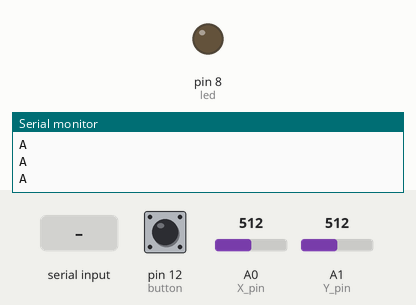
The sketch below on a simulated Arduino Uno, built with avr-gcc and run on an emulated ATmega328P. Parts: output pins drawn as LEDs (lit = HIGH), the last lines printed to the serial monitor. The inputs (shaded band) are chosen by the test bench; at power-on: A0 (X_pin) = 512, A1 (Y_pin) = 512, pin 12 (button) LOW.

Above: at 0.8 s.
0.9 s: "1\n" received over Serial
At 2.1 s:
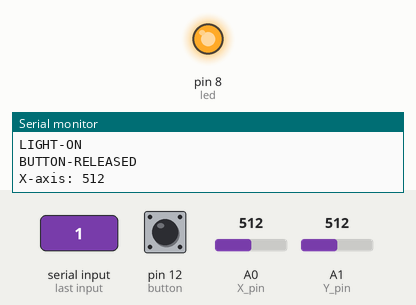
2.4 s: A0 (X_pin) set to 986
3.9 s: A0 (X_pin) set to 1012
6.9 s: A1 (Y_pin) set to 110
9.9 s: A1 (Y_pin) set to 93
Timing chart, 0 to 12.9 s (numbered marks = the images above; inputs shaded):
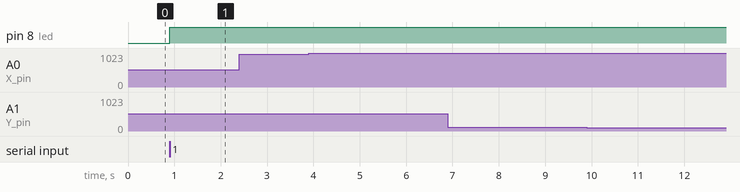

The sketch:

project4.ino
```cpp
const int SW_pin = 2;
const int X_pin = 0;
const int Y_pin = 1;

const int led = 8;

const int button = 12;

char val;
boolean lightOn = false;

void setup() {
  //joystick
  pinMode(SW_pin, INPUT);
  digitalWrite(SW_pin, HIGH);

  //led pin
  pinMode(led, OUTPUT);

  //push button
  pinMode(button, INPUT);

  Serial.begin(9600);
  establishContact();

}

void loop() {
  int buttonState;
  buttonState = digitalRead(button);
  if(buttonState == HIGH) {
    Serial.print("BUTTON-PRESSED");
    Serial.print("\n");
  } else if (buttonState == LOW) {
    Serial.print("BUTTON-RELEASED");
    Serial.print("\n");
  }

  Serial.print("X-axis: ");
  Serial.print(analogRead(X_pin));
  Serial.print("\n");
  Serial.print("Y-axis: ");
  Serial.println(analogRead(Y_pin));
  Serial.print("\n");

  if(lightOn) {
    Serial.print("LIGHT-ON");
    Serial.print("\n");
  } else {
    Serial.print("LIGHT-OFF");
    Serial.print("\n");
  }

  if (Serial.available() > 0) {

     val = Serial.read();
     if (val == '1') {
        digitalWrite(led,HIGH);
        lightOn = true;
     } else if(val == '0') {
        digitalWrite(led,LOW);
        lightOn = false;
     }

  }

  delay(10);

}

void establishContact() {
  while (Serial.available() <= 0) {
  Serial.println("A");   // send a capital A
  delay(10);
  }
}
```

Measured:
- after the input at 0.9 s, pin 8 (led): LOW → HIGH at once
